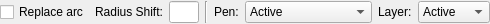
<?xml version="1.0" encoding="UTF-8"?>
<ui version="4.0">
 <class>LC_CircleByArcOptions</class>
 <widget class="QWidget" name="LC_CircleByArcOptions">
  <property name="geometry">
   <rect>
    <x>0</x>
    <y>0</y>
    <width>478</width>
    <height>24</height>
   </rect>
  </property>
  <property name="windowTitle">
   <string>Form</string>
  </property>
  <layout class="QGridLayout" name="gridLayout">
   <property name="leftMargin">
    <number>0</number>
   </property>
   <property name="topMargin">
    <number>1</number>
   </property>
   <property name="rightMargin">
    <number>0</number>
   </property>
   <property name="bottomMargin">
    <number>1</number>
   </property>
   <item row="0" column="0">
    <widget class="QCheckBox" name="cbReplace">
     <property name="toolTip">
      <string>If checked, original arc will be removed</string>
     </property>
     <property name="text">
      <string>Replace arc</string>
     </property>
    </widget>
   </item>
   <item row="0" column="7">
    <widget class="QComboBox" name="cbLayer">
     <property name="toolTip">
      <string>Layer to which created circle should be placed</string>
     </property>
     <item>
      <property name="text">
       <string>Active</string>
      </property>
     </item>
     <item>
      <property name="text">
       <string>Original</string>
      </property>
     </item>
    </widget>
   </item>
   <item row="0" column="2">
    <widget class="QLineEdit" name="leRadiusShift">
     <property name="minimumSize">
      <size>
       <width>30</width>
       <height>0</height>
      </size>
     </property>
     <property name="maximumSize">
      <size>
       <width>50</width>
       <height>16777215</height>
      </size>
     </property>
    </widget>
   </item>
   <item row="0" column="4">
    <widget class="QLabel" name="label">
     <property name="text">
      <string>Pen:</string>
     </property>
    </widget>
   </item>
   <item row="0" column="5">
    <widget class="QComboBox" name="cbPen">
     <property name="toolTip">
      <string>Pen to apply to created circle</string>
     </property>
     <item>
      <property name="text">
       <string>Active</string>
      </property>
     </item>
     <item>
      <property name="text">
       <string>Original</string>
      </property>
     </item>
     <item>
      <property name="text">
       <string>Original Resolved</string>
      </property>
     </item>
    </widget>
   </item>
   <item row="0" column="6">
    <widget class="QLabel" name="label_2">
     <property name="text">
      <string>Layer:</string>
     </property>
    </widget>
   </item>
   <item row="0" column="1">
    <widget class="QLabel" name="lblRadiusShift">
     <property name="toolTip">
      <string>Delta of circle's radius to arc's radius</string>
     </property>
     <property name="text">
      <string>Radius Shift:</string>
     </property>
    </widget>
   </item>
   <item row="0" column="8">
    <spacer name="horizontalSpacer">
     <property name="orientation">
      <enum>Qt::Horizontal</enum>
     </property>
     <property name="sizeHint" stdset="0">
      <size>
       <width>0</width>
       <height>20</height>
      </size>
     </property>
    </spacer>
   </item>
   <item row="0" column="3">
    <widget class="Line" name="line">
     <property name="orientation">
      <enum>Qt::Vertical</enum>
     </property>
    </widget>
   </item>
  </layout>
 </widget>
 <resources/>
 <connections/>
</ui>
